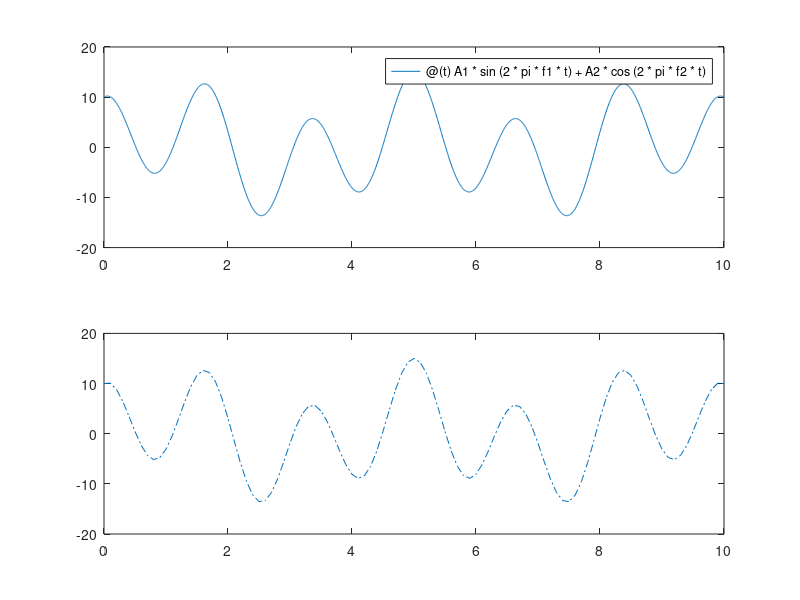

This chart was generated by the following MATLAB code: (Note: this script raises an error after producing the figure.)
%%%%%%%%%%%%%%%%%%%%%%%%%%%%%%%%%%%
%%%%%%%%%%% EXERCISE 05 %%%%%%%%%%%
%%%%%%%%%%%%%%%%%%%%%%%%%%%%%%%%%%%


%% 01 
%  Create a continuous wave which is the sum of a sine wave with amplitude A1 = 5 and frequency f1 = 0.25 Hz and a cosine wave 
%  with amplitude A2 = 10 and frequency f2 = 0.6 Hz. Define it between 0 and 10 s.
%  Sample your wave with a sampling interval SI = 0.1 s. Plot both the continuous wave and the sampled wave on the same figure (use subplot).
%  Use the function "compute_spectra" provided to compute and plot the single-sided amplitude and phase spectra of the sampled wave.
%  Now extend the length of the wave to 100 s and sample it (SI = 0.1 s). Compute and plot the amplitude and phase spectra.
%  What do you observe in terms of both shape and position of the amplitude peaks in the frequency domain? Why?
clear all; clc;

SI = 0.1;
t = 0:SI:10;
A1 = 5; f1 = 0.25;
A2 = 10; f2 = 0.6;
y1 = A1*sin(2*pi*f1*t);
y2 = A2*cos(2*pi*f2*t);
y = y1 + y2;

figure(1)
subplot(2,1,1);
fplot(@(t) A1*sin(2*pi*f1*t)+A2*cos(2*pi*f2*t),[0 10]);
ylim([-20 20]);
subplot(2,1,2);
plot(t,y,'-.');
ylim([-20 20]);

compute_spectra(y,SI,2^nextpow2(length(y)));

t_e = 0:SI:100;
y1_e = A1*sin(2*pi*f1*t_e);
y2_e = A2*cos(2*pi*f2*t_e);
y_e = y1_e + y2_e;

compute_spectra(y_e,SI,2^nextpow2(length(y_e)));

% The peaks shape is sharp and the position is close to 0.25 Hz and 0.6 Hz respectively. 
% Because the original signal is composed of a sine wave with frequency = 0.25 Hz and 
% a cosine signal with frequency = 0.6 Hz, when the signal is processed by Fourier transform, 
% there will be two amplitude peaks in the frequency domain.
%% 02 
%  Sample the 100 s periodic wave of the previous exercise with SI = 1 s. 
%  Plot the continuous signal and the new sampled signal on the same figure (use subplot).
%  Plot the single-sided amplitude and phase spectra.
%  What do you observe? How do you explain it?
SI_2 = 1;
t_2 = 0:SI_2:100;
y1_2 = A1*sin(2*pi*f1*t_2);
y2_2 = A2*cos(2*pi*f2*t_2);
y_2 = y1_2 + y2_2;

figure(4)
subplot(2,1,1);
fplot(@(t) A1*sin(2*pi*f1*t)+A2*cos(2*pi*f2*t),[0 100]);
ylim([-20 20]);
subplot(2,1,2);
plot(t_2,y_2,'-.');
ylim([-20 20]);

compute_spectra(y_2,SI_2,2^nextpow2(length(y_2)));

% I found that the position of the maximum amplitude peak in the frequency domain changed (0.6 Hz to 0.4 Hz).
% According to Nyquist-Shannon sampling theorem, the sampling frequency fs must be greater than or equal to
% twice the maximum frequency fmax of signal, otherwise the signal will be aliased. In exercise02, because
% the sampling frequency fs = 1 Hz, the maximum frequency of the signal
% fmax = 0.6 Hz, fs < 2*fmax. Therefore, aliased frequencies in the amplitude spectrum are mirrored 
% with respect to the Nyquist frequency fNY = fs/2 = 0.5 Hz. That's why the
% maximum amplitude peak changed from 0.6 Hz to 0.4 Hz in the frequency
% domain. For the second amplitude peak fmax2 = 0.25 Hz, because fs > 2*fmax2, it does not change.